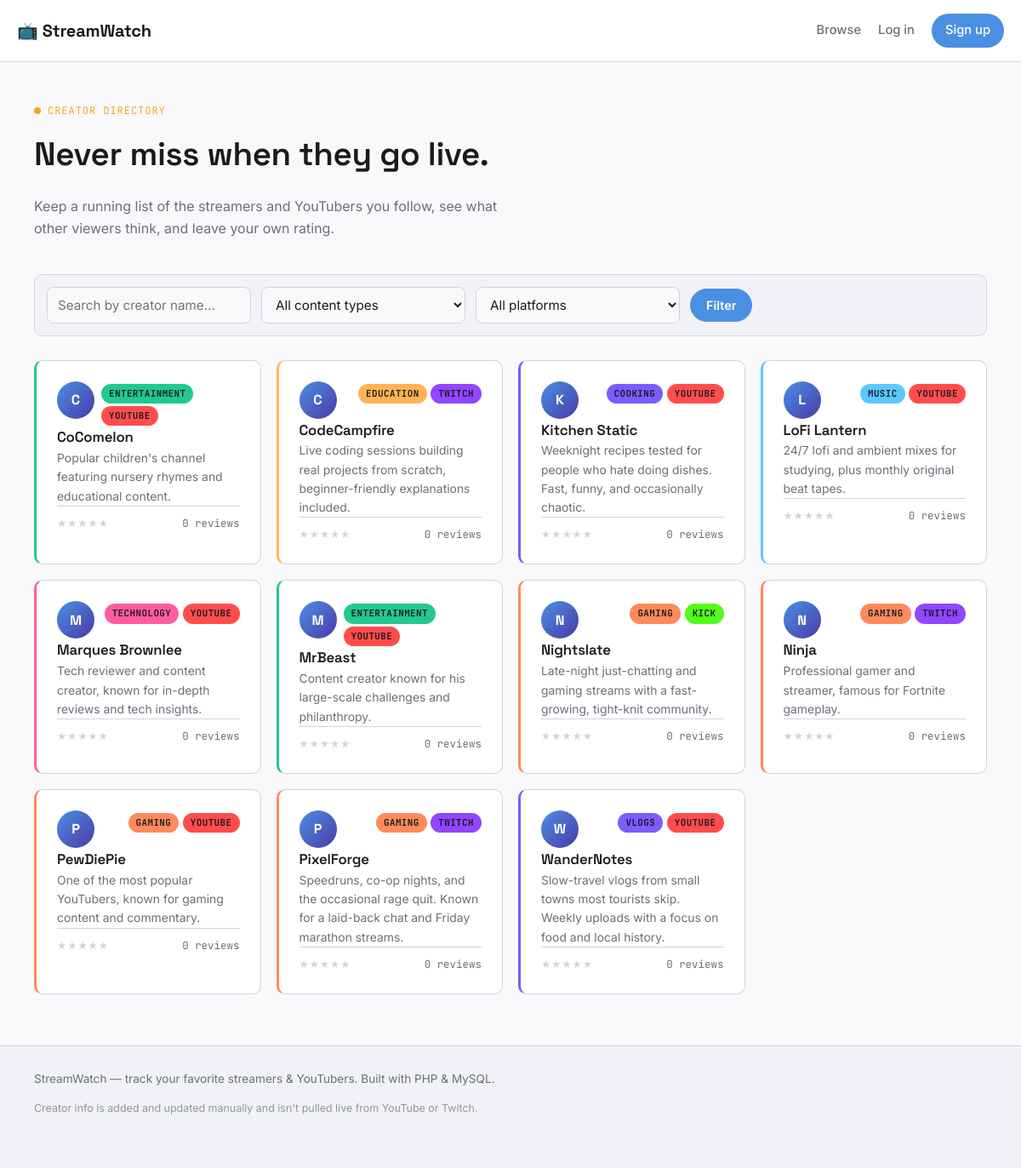
The app's page /admin/index.php with its own data.
### tables this page shows
CREATE TABLE IF NOT EXISTS creators (
    id           INT AUTO_INCREMENT PRIMARY KEY,
    name         VARCHAR(100) NOT NULL,
    content_type VARCHAR(50)  NOT NULL,    
    platform     VARCHAR(50)  DEFAULT NULL,  
    description  TEXT,
    image_url    VARCHAR(255) DEFAULT NULL,
    created_at   TIMESTAMP    NOT NULL DEFAULT CURRENT_TIMESTAMP
);

### includes/auth.php (called while the page is built, shortened)
<?php
function h(?string $value): string
{
    return htmlspecialchars($value ?? '', ENT_QUOTES, 'UTF-8');
}

### admin/index.php (the view, shortened to what this page needs)
<?php
require_once __DIR__ . '/includes/header.php';
$search   = trim($_GET['q'] ?? '');
$sql = "SELECT c.*,
               ROUND(AVG(r.rating), 1) AS avg_rating,
               COUNT(r.id) AS review_count
        FROM creators c
        LEFT JOIN reviews r ON r.creator_id = c.id
        WHERE 1=1";
$params = [];
$sql .= " GROUP BY c.id ORDER BY c.name ASC";
$stmt = $pdo->prepare($sql);
$stmt->execute($params);
$creators = $stmt->fetchAll();
$types = $pdo->query("SELECT DISTINCT content_type FROM creators ORDER BY content_type")->fetchAll(PDO::FETCH_COLUMN);
$tag_colors = ['#7c5cff', '#ffb454', '#22c98e', '#ff8a5c', '#5cc8ff', '#ff5c9e'];
function tag_color(string $type, array $palette, array $allTypes): string {
    $i = array_search($type, $allTypes);
    return $palette[$i % count($palette)] ?? $palette[0];
}
function platform_color(string $platform): string {
    $known = [
        'youtube' => '#ff4d4d',
        'twitch'  => '#9146ff',
        'kick'    => '#53fc18',
        'both'    => '#5cc8ff',
    ];
    return $known[strtolower($platform)] ?? '#8a8fa3';
}
function platform_icon(string $platform): string {
    $icons = [
        'youtube' => '<svg viewBox="0 0 16 16" width="12" height="12" fill="currentColor" aria-hidden="true"><rect x="1" y="3" width="14" height="10" rx="3"/><path d="M6.5 5.8 L11 8 L6.5 10.2 Z" fill="#fff"/></svg>',
        'twitch'  => '<svg viewBox="0 0 16 16" width="12" height="12" fill="currentColor" aria-hidden="true"><path d="M2 1 L2 10 L5 10 L5 13 L8 10 L13 10 L13 1 Z"/><rect x="6" y="3.5" width="1.4" height="4" fill="#fff"/><rect x="9" y="3.5" width="1.4" height="4" fill="#fff"/></svg>',
        'kick'    => '<svg viewBox="0 0 16 16" width="12" height="12" fill="currentColor" aria-hidden="true"><path d="M6 1 L2 9 L6 9 L5 15 L14 6 L9 6 L11 1 Z"/></svg>',
        'both'    => '<svg viewBox="0 0 16 16" width="12" height="12" fill="currentColor" aria-hidden="true"><circle cx="5" cy="8" r="4.2"/><circle cx="10.5" cy="8" r="4.2" fill-opacity="0.65"/></svg>',
    ];
    return $icons[strtolower($platform)] ?? '';
}
?>
<section class="page-hero">
    <div class="eyebrow"><span class="live-dot"></span> Creator directory</div>
    <h1>Never miss when they go live.</h1>
    <p class="lede">Keep a running list of the streamers and YouTubers you follow, see what other viewers think, and leave your own rating.</p>
</section>
<form class="filter-bar" method="get" action="index.php">
    <input type="text" name="q" placeholder="Search by creator name…" value="<?= h($search) ?>">
    <select name="type">
        <option value="">All content types</option>
    </select>
    <select name="platform">
        <option value="">All platforms</option>
    </select>
    <div class="filter-actions">
        <button type="submit" class="btn btn-primary">Filter</button>
    </div>
</form>
<?php if (empty($creators)): ?>
    <div class="empty-state">
        <p>No creators match that search.</p>
    </div>
<?php else: ?>
    <div class="creator-grid">
        <?php foreach ($creators as $creator): ?>
            <a class="creator-card" style="--tag-color: <?= tag_color($creator['content_type'], $tag_colors, $types) ?>"
               href="creator.php?id=<?= (int)$creator['id'] ?>">
                <div class="creator-card-top">
                    <div class="creator-avatar"><?= h(mb_substr($creator['name'], 0, 1)) ?></div>
                    <div class="creator-card-tags">
                        <span class="tag" style="--tag-color: <?= tag_color($creator['content_type'], $tag_colors, $types) ?>"><?= h($creator['content_type']) ?></span>
                        <?php if (!empty($creator['platform'])): ?>
                            <span class="tag tag-platform" style="--tag-color: <?= platform_color($creator['platform']) ?>">
                                <?= platform_icon($creator['platform']) ?><?= h($creator['platform']) ?>
                            </span>
                        <?php endif; ?>
                    </div>
                </div>
                <h3><?= h($creator['name']) ?></h3>
                <p class="creator-desc"><?= h($creator['description']) ?></p>
                <div class="creator-meta">
                    <span class="stars">
                        <?php
                        $avg = round($creator['avg_rating'] ?? 0);
                        for ($i = 1; $i <= 5; $i++) echo $i <= $avg ? '★' : '<span class="dim">★</span>';
                        ?>
                    </span>
                    <span><?= (int)$creator['review_count'] ?> review<?= $creator['review_count'] == 1 ? '' : 's' ?></span>
                </div>
            </a>
        <?php endforeach; ?>
    </div>
<?php endif; ?>
<?php require_once __DIR__ . '/includes/footer.php'; ?>

### assets/css/style.css (style rules this page uses)
:root { --bg: #f9f9fb; --bg-raised: #ffffff; --surface: #f0f2f6; --surface-solid: #ffffff; --border: #d0d4e0; --text: #1a1a1a; --text-muted: #6b6f7a; --accent: #4a90e2; --accent-soft: #4a90e226; --amber: #f5a623; --amber-soft: #f5a62326; --danger: #e94e77; --radius: 10px; --font-display: 'Space Grotesk', sans-serif; --font-body: 'Inter', sans-serif; --font-mono: 'JetBrains Mono', monospace; }
* { box-sizing: border-box; }
html { scroll-behavior: smooth; }
body { margin: 0; background: var(--bg); color: var(--text); font-family: var(--font-body); line-height: 1.6; }
a { color: inherit; text-decoration: none; }
h1, h2, h3, h4 { font-family: var(--font-display); font-weight: 600; letter-spacing: -0.01em; margin: 0 0 0.5em; }
p { margin: 0 0 1em; color: var(--text-muted); }
.btn { display: inline-flex; align-items: center; justify-content: center; gap: 6px; padding: 10px 18px; border-radius: 100px; border: 1px solid var(--border); background: var(--bg-raised); color: var(--text); font-family: var(--font-body); font-weight: 600; font-size: 0.9rem; cursor: pointer; transition: all 0.15s; }
.btn-primary { background: var(--accent); border-color: var(--accent); color: #fff; }
input[type=text], input[type=email], input[type=password], input[type=url], select, textarea { width: 100%; padding: 10px 12px; border-radius: 8px; border: 1px solid var(--border); background: var(--bg); color: var(--text); font-family: var(--font-body); font-size: 0.95rem; }
.page-hero { padding: 48px 0 24px; }
.eyebrow { font-family: var(--font-mono); font-size: 0.75rem; letter-spacing: 0.08em; text-transform: uppercase; color: var(--amber); display: flex; align-items: center; gap: 8px; margin-bottom: 10px; }
.live-dot { width: 8px; height: 8px; border-radius: 50%; background: var(--amber); box-shadow: 0 0 0 0 var(--amber-soft); animation: pulse 2s infinite; }
.page-hero h1 { font-size: clamp(1.8rem, 4vw, 2.4rem); }
.page-hero .lede { max-width: 560px; }
.filter-bar { display: flex; gap: 12px; flex-wrap: wrap; margin-bottom: 28px; padding: 14px; background: var(--surface); border: 1px solid var(--border); border-radius: var(--radius); }
.filter-bar input, .filter-bar select { max-width: 240px; }
.filter-bar .filter-actions { display: flex; gap: 8px; align-items: center; }
.creator-grid { display: grid; grid-template-columns: repeat(auto-fill, minmax(240px, 1fr)); gap: 18px; margin-bottom: 40px; }
.creator-card { background: var(--surface-solid); border: 1px solid var(--border); border-radius: var(--radius); padding: 24px; transition: transform 0.15s, border-color 0.15s; border-left: 3px solid var(--tag-color, var(--accent)); }
.creator-card-top { display: flex; justify-content: space-between; align-items: flex-start; gap: 8px; }
.creator-avatar { width: 44px; height: 44px; border-radius: 50%; background: linear-gradient(135deg, var(--accent), #4a3aa8); display: flex; align-items: center; justify-content: center; font-family: var(--font-display); font-weight: 700; color: #fff; flex-shrink: 0; }
.creator-card h3 { margin: 0; font-size: 1.05rem; }
.tag { display: inline-block; font-family: var(--font-mono); font-size: 0.68rem; letter-spacing: 0.04em; text-transform: uppercase; padding: 3px 9px; border-radius: 100px; background: var(--tag-color, var(--accent)); color: #14151f; font-weight: 600; width: fit-content; }
.creator-desc { font-size: 0.87rem; color: var(--text-muted); margin: 0; overflow: clip; display: -webkit-box; -webkit-box-orient: vertical; line-clamp: 2; }
.creator-meta { display: flex; justify-content: space-between; align-items: center; font-family: var(--font-mono); font-size: 0.78rem; color: var(--text-muted); margin-top: auto; padding-top: 10px; border-top: 1px solid var(--border); }
.stars { color: var(--amber); letter-spacing: 1px; }
.stars .dim { color: var(--border); }

### records on screen
creators: name "C", content_type "ENTERTAINMENT", platform "YOUTUBE", name "CoComelon", description "Popular children's channel featuring nursery rhymes and educational content.", review_count "0"
creators: name "C", content_type "EDUCATION", platform "TWITCH", name "CodeCampfire", description "Live coding sessions building real projects from scratch, beginner-friendly explanations included.", review_count "0"
creators: name "K", content_type "COOKING", platform "YOUTUBE", name "Kitchen Static", description "Weeknight recipes tested for people who hate doing dishes. Fast, funny, and occasionally chaotic.", review_count "0"
creators: name "L", content_type "MUSIC", platform "YOUTUBE", name "LoFi Lantern", description "24/7 lofi and ambient mixes for studying, plus monthly original beat tapes.", review_count "0"
creators: name "M", content_type "TECHNOLOGY", platform "YOUTUBE", name "Marques Brownlee", description "Tech reviewer and content creator, known for in-depth reviews and tech insights.", review_count "0"
creators: name "M", content_type "ENTERTAINMENT", platform "YOUTUBE", name "MrBeast", description "Content creator known for his large-scale challenges and philanthropy.", review_count "0"
creators: name "N", content_type "GAMING", platform "KICK", name "Nightslate", description "Late-night just-chatting and gaming streams with a fast-growing, tight-knit community.", review_count "0"
creators: name "N", content_type "GAMING", platform "TWITCH", name "Ninja", description "Professional gamer and streamer, famous for Fortnite gameplay.", review_count "0"
creators: name "P", content_type "GAMING", platform "YOUTUBE", name "PewDiePie", description "One of the most popular YouTubers, known for gaming content and commentary.", review_count "0"
creators: name "P", content_type "GAMING", platform "TWITCH", name "PixelForge", description "Speedruns, co-op nights, and the occasional rage quit. Known for a laid-back chat and Friday marathon streams.", review_count "0"
creators: name "W", content_type "VLOGS", platform "YOUTUBE", name "WanderNotes", description "Slow-travel vlogs from small towns most tourists skip. Weekly uploads with a focus on food and local history.", review_count "0"
